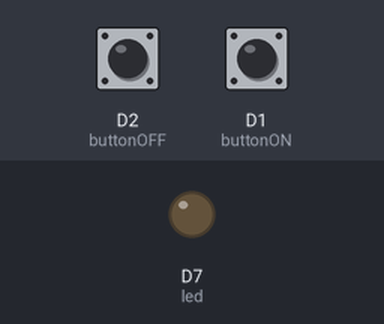
Bench run of a sketch on a simulated ESP8266 (NodeMCU). On the bench: output pins drawn as LEDs (lit = HIGH). Inputs (shaded band) come from the test bench; at power-on: D1 (buttonON) HIGH, D2 (buttonOFF) HIGH.

Above: at 1.2 s.
1.3 s: D1 (buttonON) pulled LOW for 0.15 s
At 2.2 s:
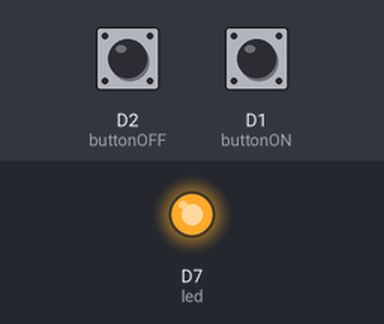
2.9 s: D2 (buttonOFF) pulled LOW for 0.15 s
At 3.4 s:
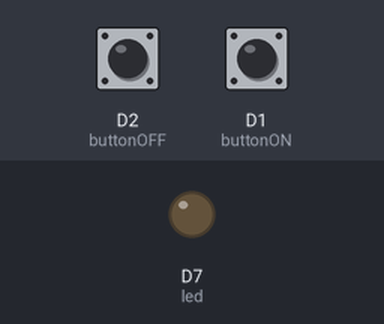
4.5 s: D1 (buttonON) pulled LOW for 1 s
At 5.9 s:
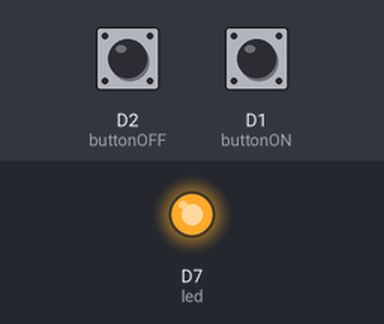
Timing chart, 0 to 7.5 s (numbered marks = the images above; inputs shaded):
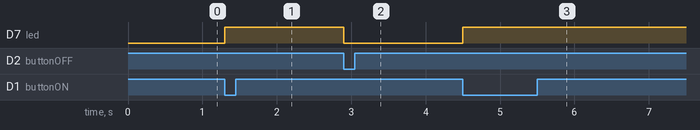

Measured:
- after the input at 1.3 s, D7 (led): LOW → HIGH at once
- after the input at 2.9 s, D7 (led): HIGH → LOW at once
- after the input at 4.5 s, D7 (led): LOW → HIGH at once

The sketch:

Digital_inputs.ino
```cpp
/*
   Credits: https://www.plusivo.com

   Lesson 7: Digital Inputs

   The code below is created for the lesson "Digital Inputs",
   where we will use 2 momentary push buttons to turn on or off an LED.

   In order to use a button, you have to declare the button as INPUT_PULLUP.
   Next, to check the status of a button, you have to use "digitalRead(pin)".
   In case the button was pressed, the value returned by "digitalRead(pin)" is
   equal to 0 or LOW.
   In case the button was not pressed, the value is 1 or HIGH.

   More information about the connections can be found in the guide.
   Make sure you connect the components accordingly, contrary you will
   burn them.
*/

//define the pins used by the buttons and led
const int buttonON = D1;
const int buttonOFF = D2;
const int led = D7;

void setup()
{
  //in order to read the state of a button, firstly, you have
  //to set the mode of the pin used by it as INPUT_PULLUP.
  pinMode(buttonON, INPUT_PULLUP);
  pinMode(buttonOFF, INPUT_PULLUP);

  //set the mode of the pin used by the led as OUTPUT
  pinMode(led, OUTPUT);
}

void loop()
{
  //check if the button "ON" was pressed and turn on the LED
  if (digitalRead(buttonON) == 0)
  {
    //turn on the LED
    digitalWrite(led, HIGH);
  }

  //check if the button "OFF" was pressed and turn off the LED
  if (digitalRead(buttonOFF) == 0)
  {
    //turn off the LED
    digitalWrite(led, LOW);
  }

  //wait for 0.1s (100 ms)
  delay(100);
}
```
